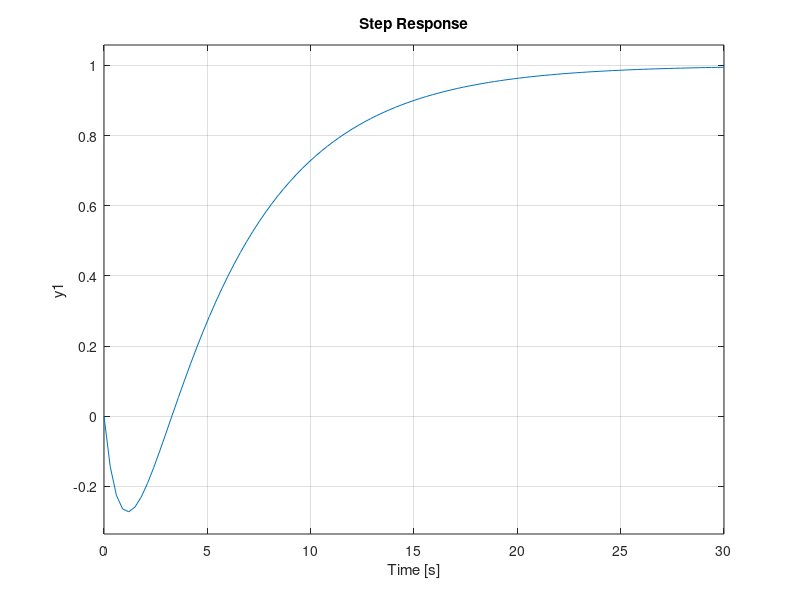

The MATLAB source for this figure: (Note: this script raises an error after producing the figure.)
% problem 3b

k1 = 2;
k2 = 1;
t = 5;

sys = tf([(k1-k2*t) (k1-k2)],[t (t+1) 1]);
step(sys);

% 4)
syms z

% a) 

zI_A = [[(z+1)/(z^2+z+0.24),   (1)/(z^2+z+0.24)],;
        [(-0.24)/(z^2+z+0.24), (z)/(z^2+z+0.24)]];

% set up prob 5
syms z
coeffs = z^2 - 1.3*z + 0.4; % coeffs for X(z) of LHS of z transform

U1 = z/(z-1);   % case 1 U(z)
U2 = 1;         % case 2 U(z)

% solve case 1
X = U1/coeffs;
iztrans(X)

% solve case 2
X = U2/coeffs;
iztrans(X)

iztrans(zI_A)

% 6)

[A, B, C, D] = tf2ss([3 10 1], [1 8 5])
[A, B, C, D] = tf2ss([1 4], [1 3  3 1])

% 7) 

g1 = (z^2 + z)/(z^3 - 2.6*z^2 + 2.24*z -0.64)
g2 = (z^2 + 6*z + 8)/(z^2 + 4*z + 3)

roots([1 -2.6 2.24 -0.64])

partfrac(g1, z)
partfrac(g2)


% 8

syms lambda g m L

M = [[2*m*L m*L]; [L L]];
K = [[2*m*g 0]; [0 g]];

lam_vec = solve(det(K-lambda*M), lambda);

lm1 = lam_vec(1)
lm2 = lam_vec(2)

K - lm1*M

rref(K-lm2*M)